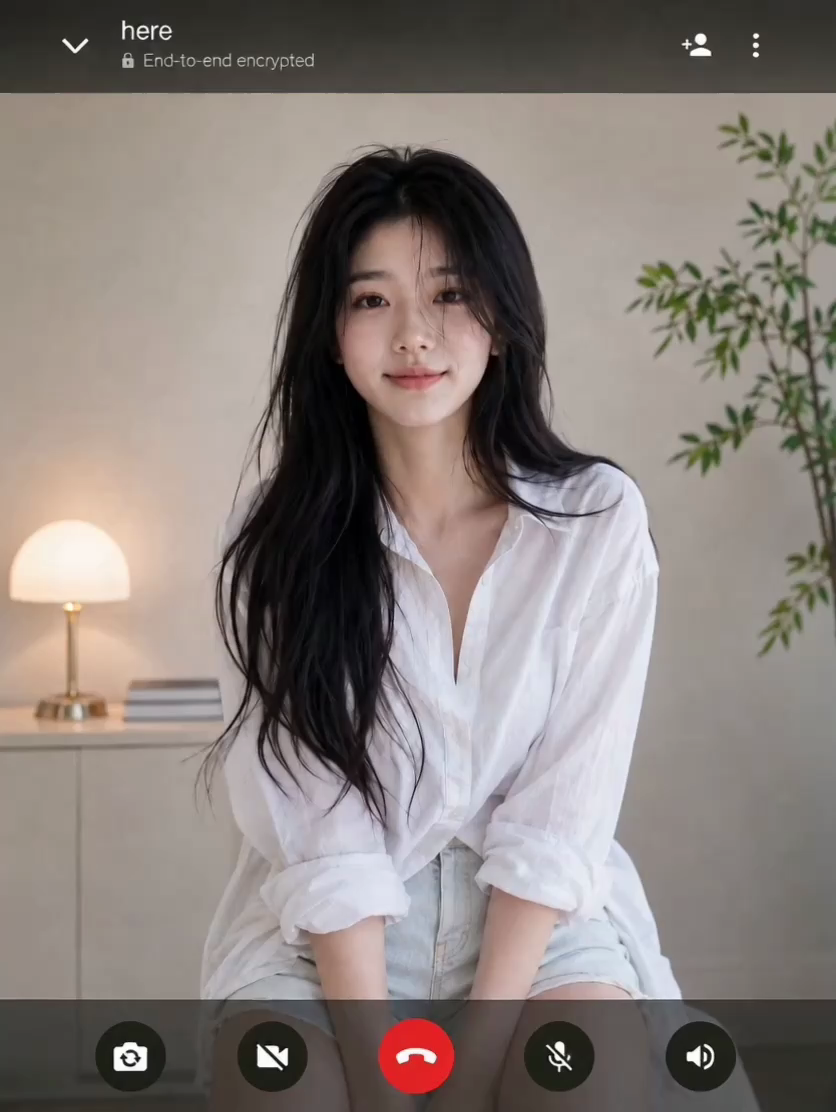
#> input picture backend/defaults/characters/here/animations/neutral/frame_001.png, 836 x 1112 px
$ python measure-call-ui.py ../backend/defaults/characters/here/animations/neutral/frame_001.png
#> lines starting #> are read from the running program, lines starting #| are printed output that depends on the picture; after the words box and inside, x2 and y2 are one past the last pixel; in counts of white or black regions, pixels touching at a corner belong together
#!/usr/bin/env python3
import json
import sys

import numpy as np
from PIL import Image
from scipy import ndimage


def components(mask: np.ndarray, min_area: int, max_area: int = 10000):
    labels, count = ndimage.label(mask)
    found = []
    for label in range(1, count + 1):
        ys, xs = np.where(labels == label)
        area = len(xs)
        if min_area <= area <= max_area:
            found.append({
                "bounds": [int(xs.min()), int(ys.min()), int(xs.max() - xs.min() + 1), int(ys.max() - ys.min() + 1)],
                "area": area,
            })
    return sorted(found, key=lambda item: (item["bounds"][1], item["bounds"][0]))


def measure(path: str):
    rgb = np.asarray(Image.open(path).convert("RGB"), dtype=np.float32)
    gray = rgb.mean(axis=2)
    header = rgb[:39]
    header_white = np.min(header, axis=2) > 175
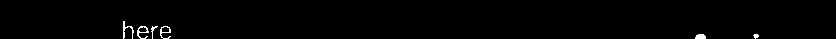
#> header_white: shape (39, 836) bool; 0.83% white in thin lines or dots, all inside (x1, y1, x2, y2) = (123, 21, 759, 39)
    header_components = components(header_white, 2, 220)
#> in components, `labels, count = ndimage.label(mask)`: labels: shape (39, 836) int32; 8 distinct labels, from 0 to 7
#> in components, `labels, count = ndimage.label(mask)`: count = 7
#> the loop in components, `for label in range(1, count + 1):` made 7 passes
#> area on passes 1 to 6: 61, 61, 27, 44, 47, 20
#> after the loop in components, `for label in range(1, count + 1):`: found = 7 items
#> header_components = 7 items

    bottom = rgb[420:]
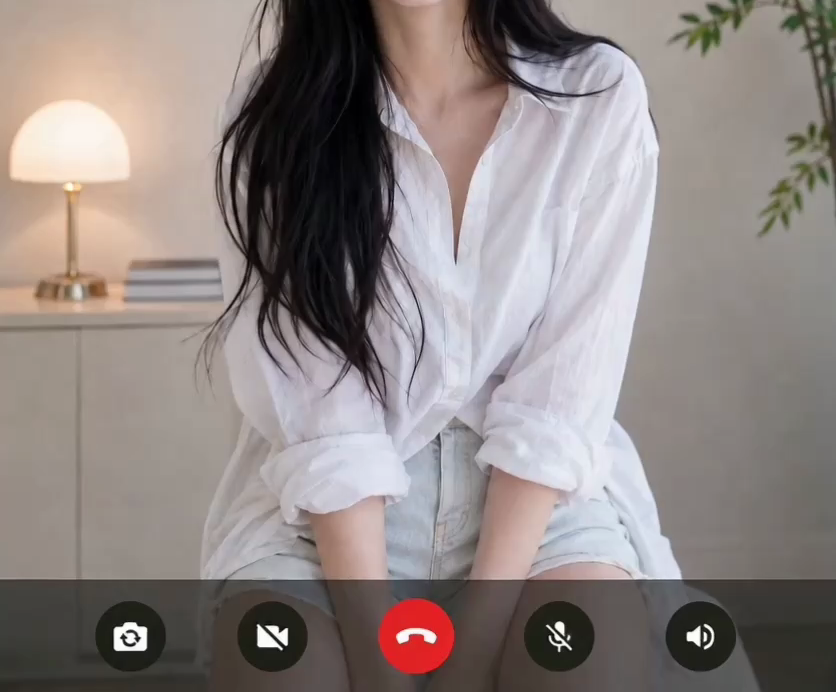
#> bottom: shape (692, 836, 3) float32; mean R, G, B 143.3, 134.1, 131.9
    bottom_gray = gray[420:]
    local = ndimage.gaussian_filter(bottom_gray, sigma=7)
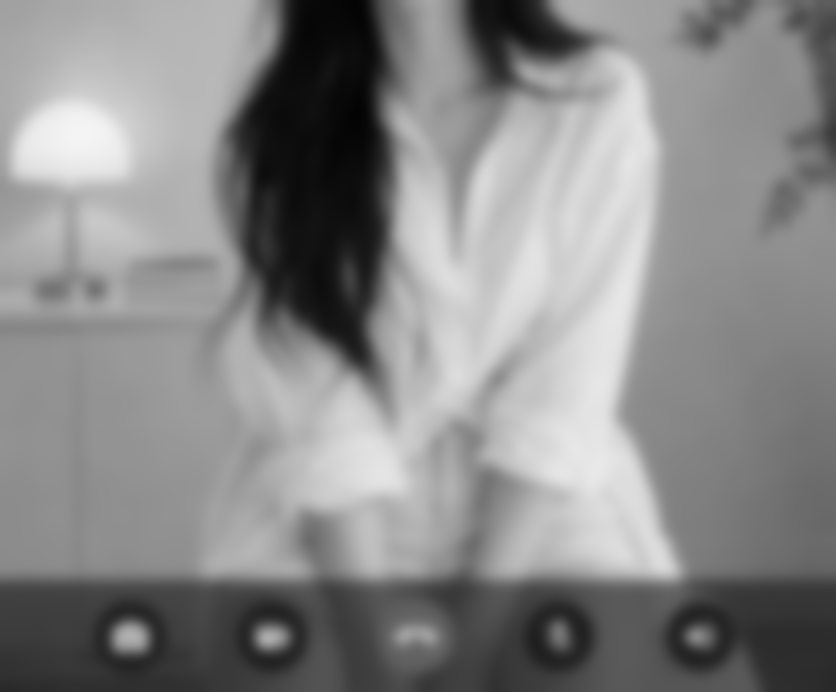
#> local: shape (692, 836) float32; min 3.61, max 244.6, mean 136.4
    dark_controls = (bottom_gray < local - 15) & (bottom_gray < 65)
#> dark_controls: shape (692, 836) bool; 3.6% white; 196 white regions (151 under 20 px), largest, box (x1, y1, x2, y2) and area: (225, 78, 395, 396) 6340, (96, 602, 165, 663) 1875, (246, 602, 307, 672) 1730
    dark_components = components(dark_controls, 30, 1200)
#> call 2 of components, with min_area = 30, max_area = 1200
#> in components (call 2), `labels, count = ndimage.label(mask)`:
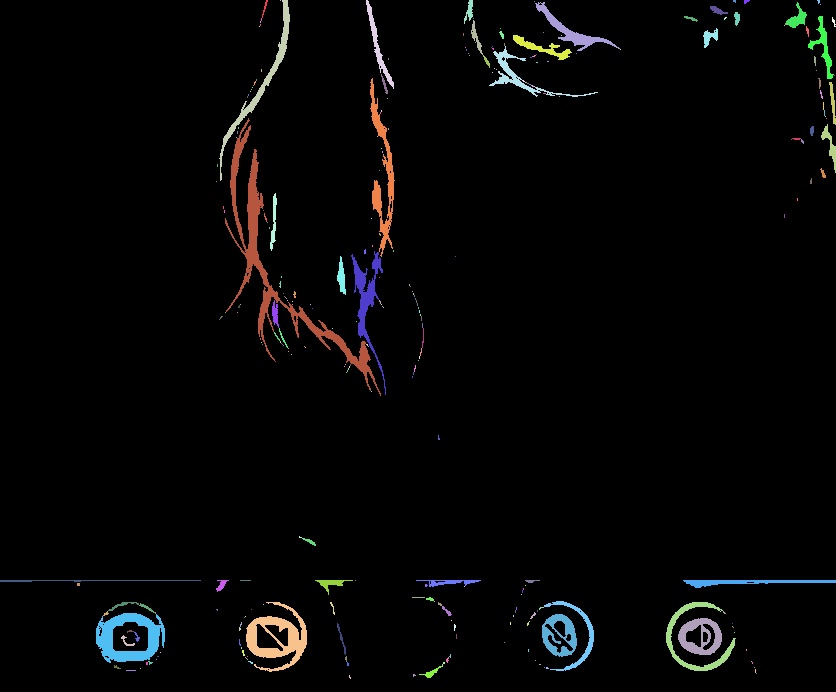
#> labels: shape (692, 836) int32; 293 distinct labels, from 0 to 292; one colour per label, 0 black
#> in components (call 2), `labels, count = ndimage.label(mask)`: count = 292
#> the loop in components (call 2), `for label in range(1, count + 1):` made 292 passes
#> area on passes 1, 3, 4: 30, 1044, 426
#> after the loop in components (call 2), `for label in range(1, count + 1):`: found = 40 items
#> dark_components = 40 items

    red = (bottom[:, :, 0] > 175) & (bottom[:, :, 1] < 95) & (bottom[:, :, 2] < 105)
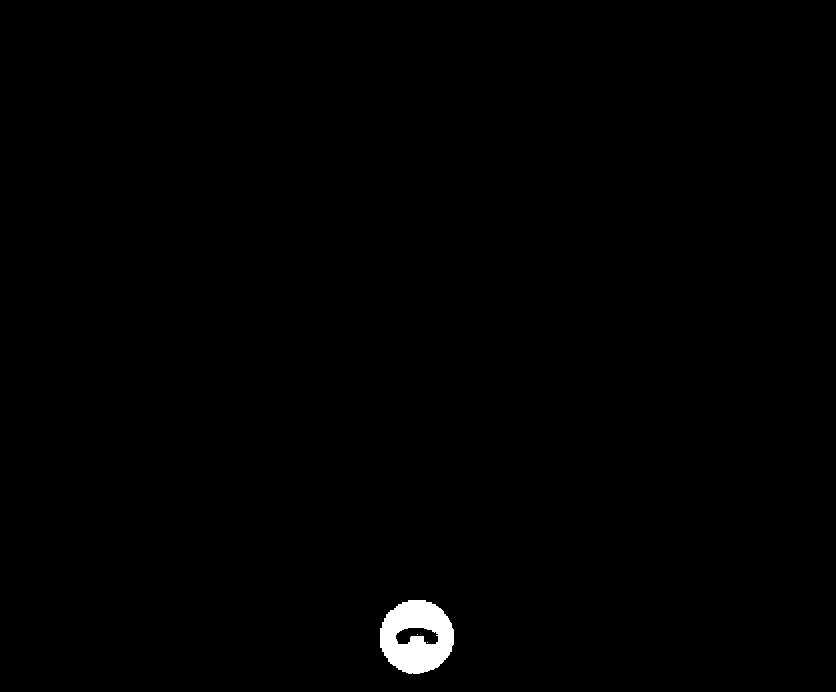
#> red: shape (692, 836) bool; 0.66% white; 3 white regions (2 under 20 px), largest, box (x1, y1, x2, y2) and area: (380, 600, 454, 674) 3844
    red_components = components(red, 40, 1200)
#> in components (call 3), `labels, count = ndimage.label(mask)`: labels: shape (692, 836) int32; 4 distinct labels, from 0 to 3
#> red_components = []

    bottom_white = np.min(bottom, axis=2) > 180
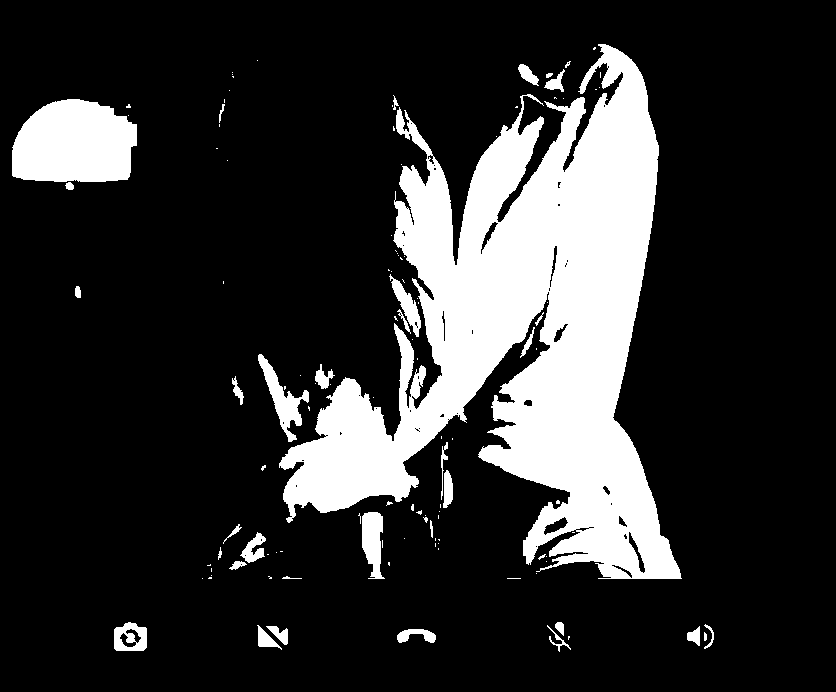
#> bottom_white: shape (692, 836) bool; 19% white; 117 white regions (83 under 20 px), largest, box (x1, y1, x2, y2) and area: (279, 44, 682, 579) 93486, (12, 99, 137, 182) 8591, (258, 354, 309, 442) 1326
    bottom_white_components = components(bottom_white, 2, 180)
#> call 4 of components, with min_area = 2, max_area = 180
#> in components (call 4), `labels, count = ndimage.label(mask)`:
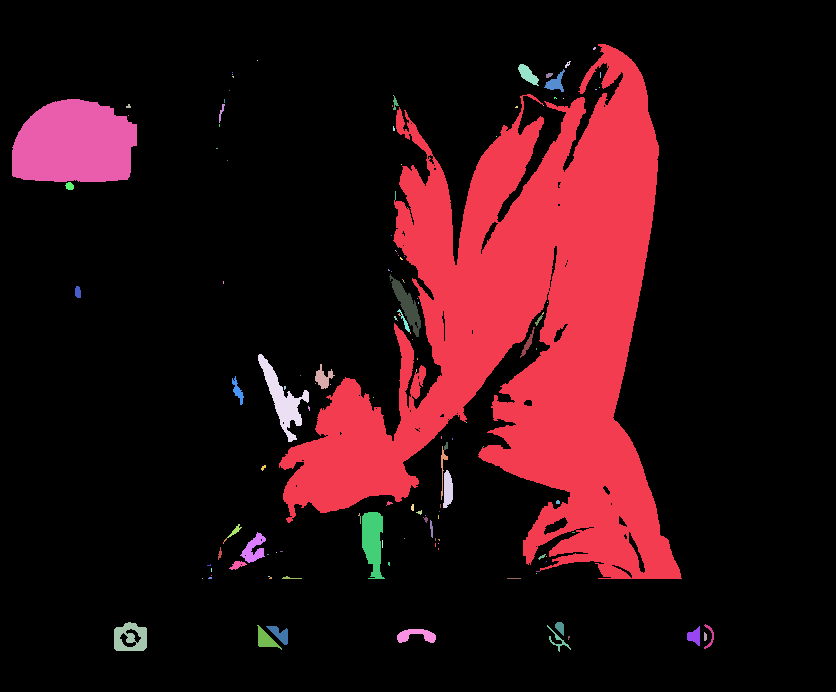
#> labels: shape (692, 836) int32; 141 distinct labels, from 0 to 140; one colour per label, 0 black
#> in components (call 4), `labels, count = ndimage.label(mask)`: count = 140
#> the loop in components (call 4), `for label in range(1, count + 1):` made 140 passes
#> area on passes 1, 5, 6, 9, 16, 20, 23, 34, 46, 51, 55, 58: 93466, 232, 202, 26, 38, 8591, 41, 54, 656, 62, 66, 29
#> after the loop in components (call 4), `for label in range(1, count + 1):`: found = 81 items
#> bottom_white_components = 81 items
    for group in (dark_components, red_components, bottom_white_components):
        for item in group:
            item["bounds"][1] += 420
#> this loop made 3 passes
#> group on pass 2: []
#> after the loop, item = {'bounds': [568, 1056, 2, 4], 'area': 6}

    return {
        "path": path,
        "header_white": header_components,
        "bottom_dark": dark_components,
        "bottom_red": red_components,
        "bottom_white": bottom_white_components,
    }


print(json.dumps([measure(path) for path in sys.argv[1:]], ensure_ascii=False, indent=2))
